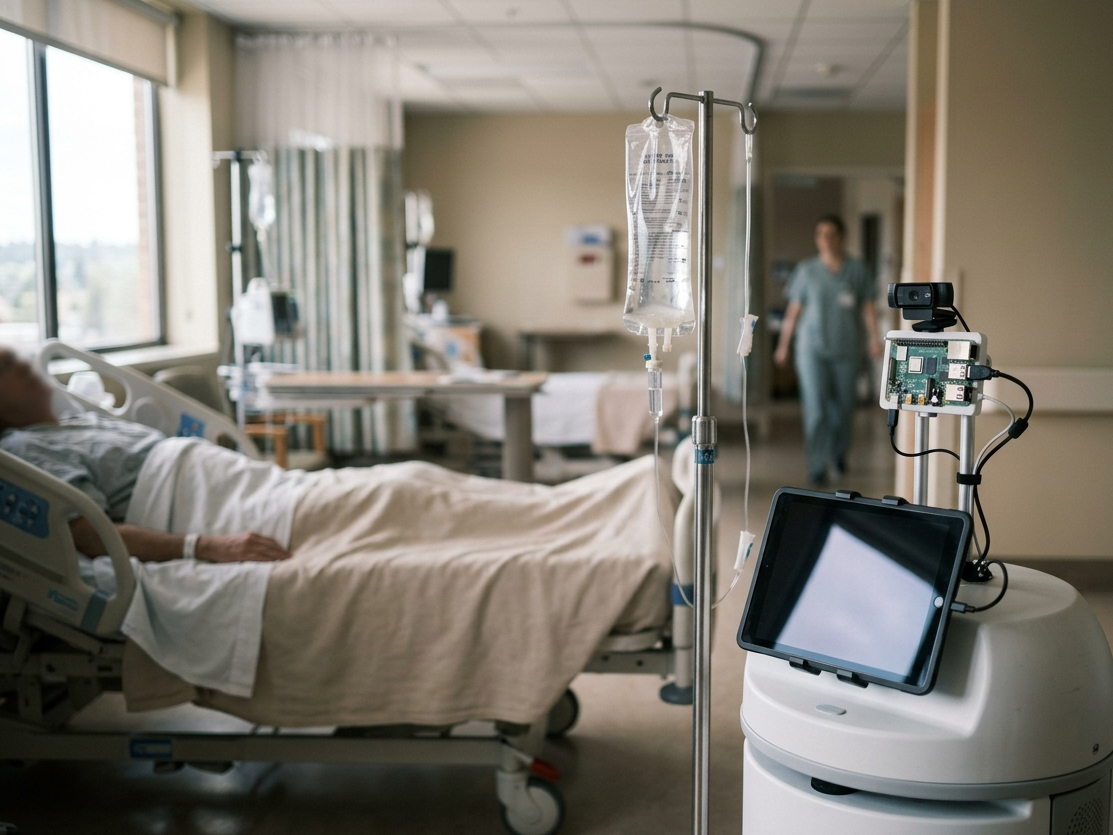
#> input picture app/deck/assets/hospital.png, 1113 x 835 px
$ python -i preprocess.py   (imports and definitions only)
#> lines starting #> are read from the running program, lines starting #| are printed output that depends on the picture
#> further down, picture is the input picture: PIL image 1113x835 RGBA; mean R, G, B, A 128.7, 123.9, 114.3, 255
"""Vision preprocessing — numpy + Pillow only (the board service needs no torch/OpenCV).

Export, calibration and evaluation code under ml/ imports these same functions, so training,
quantization and board inference always share one preprocessing.
"""

import numpy as np
from PIL import Image

# DINOv2: short side 256 bicubic → 224 center crop → ImageNet mean/std, NCHW float32
MEAN = np.array([0.485, 0.456, 0.406], np.float32)
STD = np.array([0.229, 0.224, 0.225], np.float32)
DINO_SIZE = 224
# YOLO11n export input (same rule as ultralytics letterbox: keep aspect + gray 114 padding, RGB 0~1)
YOLO_SIZE = 640


def dino_input(img: Image.Image) -> np.ndarray:
    """PIL → (1,3,224,224) float32, contiguous (stride 0 breaks ExecuTorch export/raw files)."""
    img = img.convert("RGB")
    w, h = img.size
#> w = 1113; h = 835
    s = 256 / min(w, h)
#> s = 0.307
    img = img.resize((round(w * s), round(h * s)), Image.BICUBIC)
#> img: PIL image 341x256 RGB
    w, h = img.size
#> w = 341; h = 256
    left, top = (w - DINO_SIZE) // 2, (h - DINO_SIZE) // 2
#> left = 58; top = 16
    img = img.crop((left, top, left + DINO_SIZE, top + DINO_SIZE))
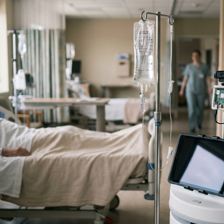
#> img: PIL image 224x224 RGB; mean R, G, B 135.6, 130, 120.7
    x = (np.asarray(img, np.float32) / 255.0 - MEAN) / STD
    return np.ascontiguousarray(x.transpose(2, 0, 1)[None])


# [54 lines left out: functions letterbox, center_box, pad_crop, square_crop_box, not called in this run]

>>> from PIL import Image
>>> picture = Image.open('../../app/deck/assets/hospital.png')
>>> result = dino_input(picture)

$ run again, on app/deck/assets/restaurant.png
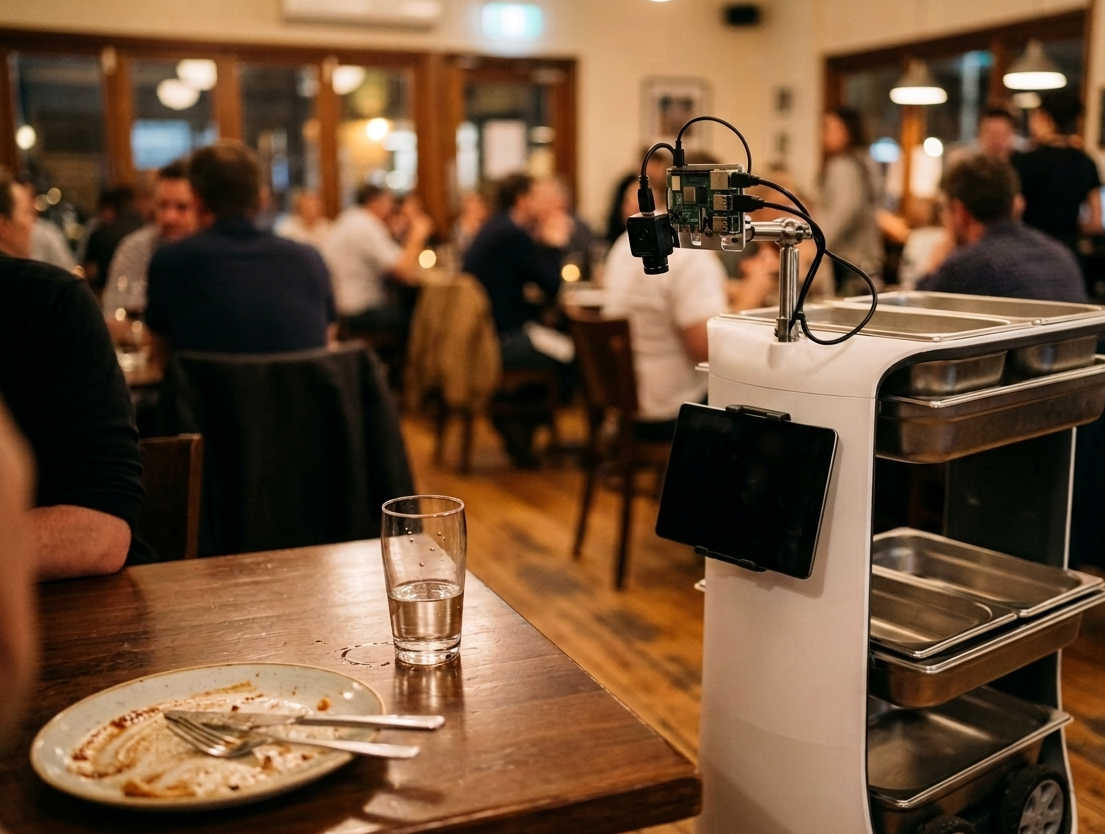
#> input picture app/deck/assets/restaurant.png, 1105 x 834 px
#> picture is the input picture: PIL image 1105x834 RGBA; mean R, G, B, A 110.6, 80.1, 54.9, 255
#> in dino_input, `img = img.resize((round(w * s), round(h * s)), Image.BICUBIC)`:
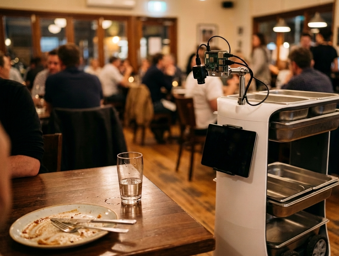
#> img: PIL image 339x256 RGB; mean R, G, B 110.6, 80.1, 54.9
#> in dino_input, `img = img.crop((left, top, left + DINO_SIZE, top + DINO_SIZE))`:
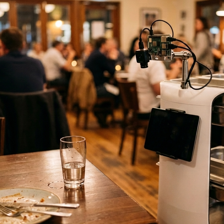
#> img: PIL image 224x224 RGB; mean R, G, B 123.5, 89.7, 62.1
